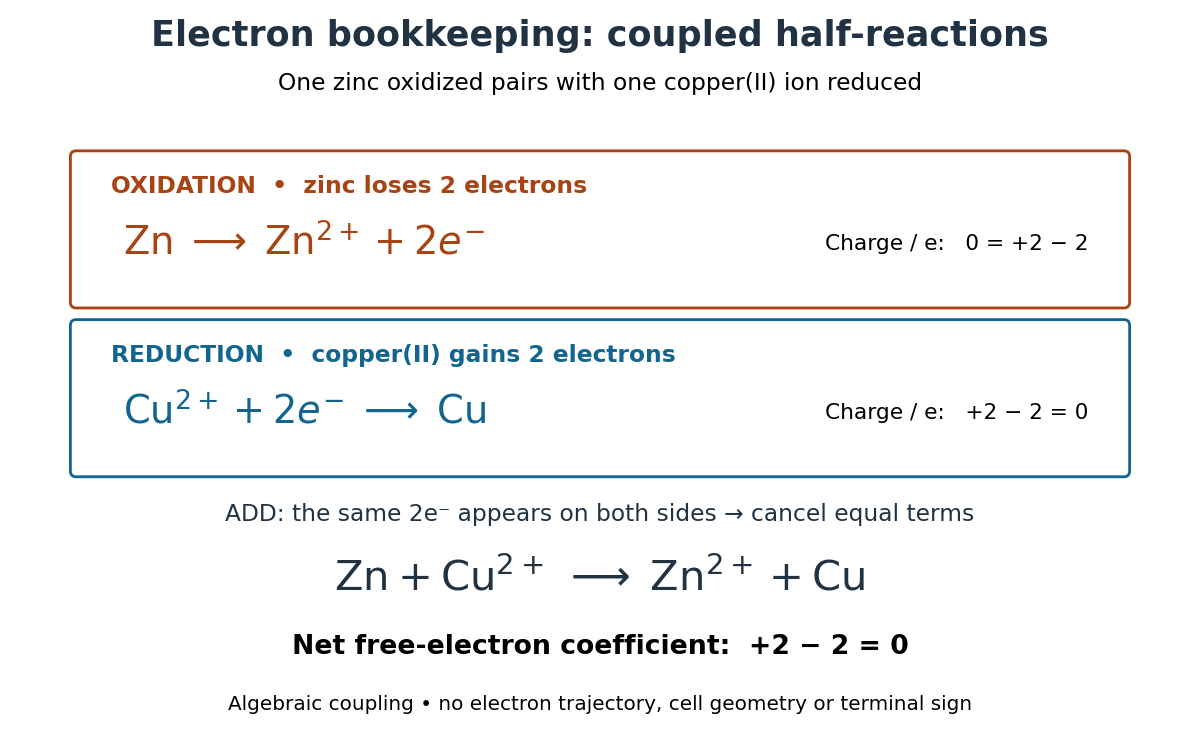

Generate this figure with Python:
"""Draw exact electron cancellation; run from _media with Python 3.14/matplotlib 3.10."""
from pathlib import Path
import matplotlib.pyplot as plt
from matplotlib.patches import FancyBboxPatch


def main():
    plt.rcParams.update({'font.family': 'DejaVu Sans', 'font.size': 14})
    fig, ax = plt.subplots(figsize=(10, 6.2), dpi=120, facecolor='white')
    ax.set(xlim=(0, 10), ylim=(0, 6.2))
    ax.axis('off')
    orange, blue, ink = '#a84413', '#126591', '#213342'
    ax.text(5, 5.9, 'Electron bookkeeping: coupled half-reactions', ha='center', fontsize=21, weight='bold', color=ink)
    ax.text(5, 5.52, 'One zinc oxidized pairs with one copper(II) ion reduced', ha='center', fontsize=14)
    for y, color, title, eq, charge in [
        (4.30, orange, 'OXIDATION  •  zinc loses 2 electrons', r'$\mathrm{Zn}\;\longrightarrow\;\mathrm{Zn}^{2+}+2e^{-}$', 'Charge / e:   0 = +2 − 2'),
        (2.85, blue, 'REDUCTION  •  copper(II) gains 2 electrons', r'$\mathrm{Cu}^{2+}+2e^{-}\;\longrightarrow\;\mathrm{Cu}$', 'Charge / e:   +2 − 2 = 0'),
    ]:
        ax.add_patch(FancyBboxPatch((0.5, y - .60), 9, 1.25, boxstyle='round,pad=0.05', ec=color, fc='white', lw=1.7))
        ax.text(.8, y + .34, title, color=color, fontsize=14, weight='bold')
        ax.text(.9, y - .19, eq, color=color, fontsize=23)
        ax.text(9.2, y - .15, charge, ha='right', fontsize=13)
    ax.text(5, 1.82, 'ADD: the same 2e⁻ appears on both sides → cancel equal terms', ha='center', fontsize=14, color=ink)
    ax.text(5, 1.22, r'$\mathrm{Zn}+\mathrm{Cu}^{2+}\;\longrightarrow\;\mathrm{Zn}^{2+}+\mathrm{Cu}$', ha='center', fontsize=25, color=ink)
    ax.text(5, .68, 'Net free-electron coefficient:  +2 − 2 = 0', ha='center', fontsize=16, weight='bold')
    ax.text(5, .20, 'Algebraic coupling • no electron trajectory, cell geometry or terminal sign', ha='center', fontsize=12)
    fig.subplots_adjust(left=.015, right=.985, bottom=.015, top=.985)
    fig.savefig(Path(__file__).stem + '.png', facecolor='white', transparent=False)
    plt.close(fig)


if __name__ == '__main__':
    main()
